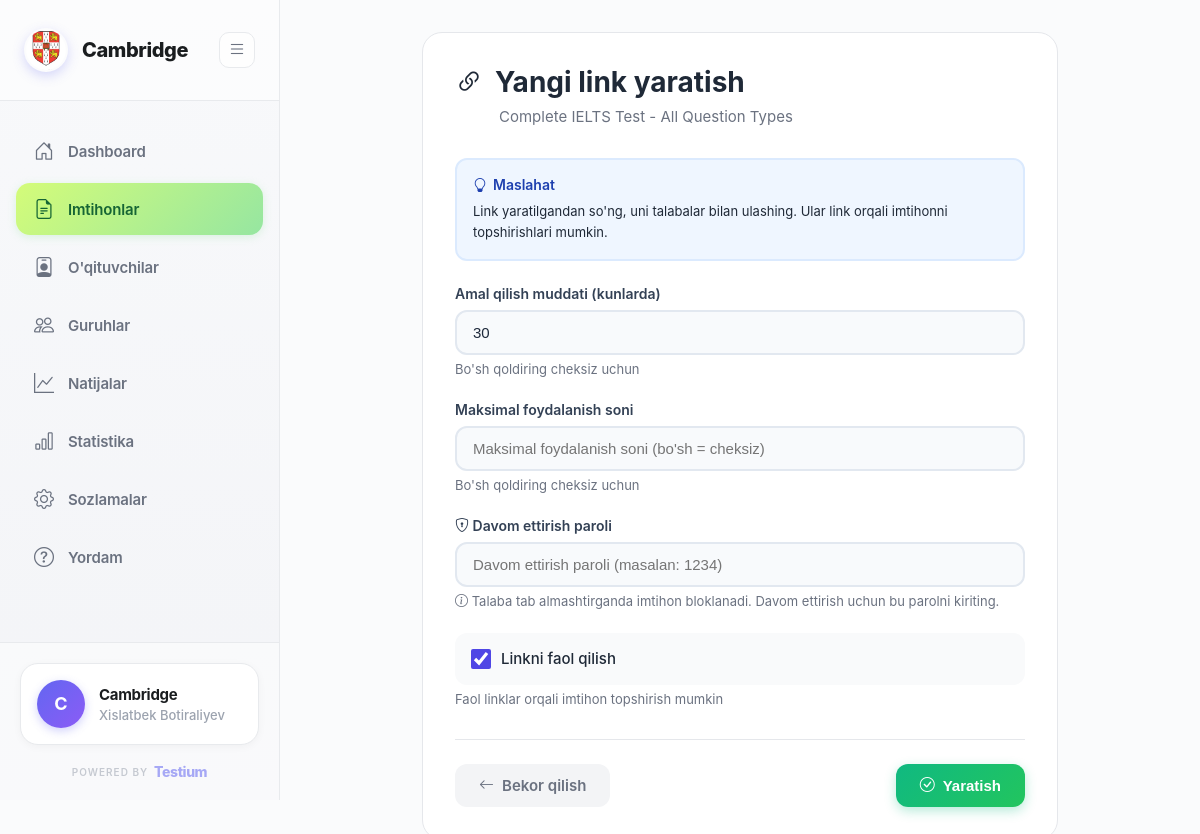
Screenshot of /exams/8/generate-link/ (signed in) with the database file from the repository.
### organizations/models.py (models this page shows, shortened)
class Organization(AbstractUser):
    full_name = models.CharField(max_length=255, default='User')
    organization_name = models.CharField(max_length=255)
    email = models.EmailField(unique=True)
    phone = models.CharField(max_length=20, unique=True)
    created_at = models.DateTimeField(auto_now_add=True)
    updated_at = models.DateTimeField(auto_now=True)
    USERNAME_FIELD = 'email'
    REQUIRED_FIELDS = ['username', 'full_name', 'organization_name']
    class Meta:
        db_table = 'organizations'
        verbose_name = 'Organization'
        verbose_name_plural = 'Organizations'

class OrganizationSettings(models.Model):
    organization = models.OneToOneField(Organization, on_delete=models.CASCADE, related_name='settings')
    logo = models.ImageField(upload_to='logos/', blank=True, null=True, verbose_name="Logo", help_text="Barcha rasm formatlari qabul qilinadi")
    primary_color = models.CharField(max_length=7, default='#4F46E5', verbose_name="Asosiy rang")
    secondary_color = models.CharField(max_length=7, default='#10b981', verbose_name="Ikkinchi rang")
    address = models.TextField(blank=True, verbose_name="Manzil")
    website = models.URLField(blank=True, verbose_name="Veb-sayt")
    telegram = models.CharField(max_length=100, blank=True, verbose_name="Telegram")
    instagram = models.CharField(max_length=100, blank=True, verbose_name="Instagram")
    facebook = models.CharField(max_length=100, blank=True, verbose_name="Facebook")
    allow_student_registration = models.BooleanField(default=True, verbose_name="Talaba ro'yxatdan o'tishiga ruxsat")
    show_leaderboard = models.BooleanField(default=True, verbose_name="Reyting jadvalini ko'rsatish")
    enable_certificates = models.BooleanField(default=True, verbose_name="Sertifikatlarni yoqish")
    email_notifications = models.BooleanField(default=True, verbose_name="Email xabarnomalar")
    telegram_notifications = models.BooleanField(default=False, verbose_name="Telegram xabarnomalar")
    telegram_bot_token = models.CharField(max_length=200, blank=True, verbose_name="Telegram bot token")
    about_text = models.TextField(blank=True, verbose_name="Biz haqimizda")
    mission = models.TextField(blank=True, verbose_name="Missiya")
    vision = models.TextField(blank=True, verbose_name="Viziya")
    created_at = models.DateTimeField(auto_now_add=True)
    updated_at = models.DateTimeField(auto_now=True)
    class Meta:
        db_table = 'organization_settings'
        verbose_name = 'Tashkilot sozlamalari'
        verbose_name_plural = 'Tashkilot sozlamalari'

### exams/models.py (models this page shows, shortened)
class Exam(models.Model):
    organization = models.ForeignKey(settings.AUTH_USER_MODEL, on_delete=models.CASCADE, related_name='exams')
    title = models.CharField(max_length=255)
    description = models.TextField(blank=True)
    duration = models.IntegerField(help_text='Duration in minutes')
    is_active = models.BooleanField(default=True)
    created_at = models.DateTimeField(auto_now_add=True)
    updated_at = models.DateTimeField(auto_now=True)
    class Meta:
        db_table = 'exams'
        ordering = ['-created_at']

### exams/views_mvt.py (the view)
@login_required
def generate_link_view(request, exam_pk):
    exam = get_object_or_404(Exam, pk=exam_pk, organization=request.user)
    if request.method == 'POST':
        form = ExamLinkForm(request.POST)
        if form.is_valid():
            link = form.save(commit=False)
            link.exam = exam
            expires_in_days = form.cleaned_data.get('expires_in_days')
            if expires_in_days:
                link.expires_at = timezone.now() + timedelta(days=expires_in_days)
            link.save()
            messages.success(request, 'Link yaratildi!')
            return redirect('exam_detail', pk=exam.pk)
    else:
        form = ExamLinkForm()
    return render(request, 'exams/link_form.html', {'form': form, 'exam': exam})

### exams/forms.py
class ExamLinkForm(forms.ModelForm):
    expires_in_days = forms.IntegerField(
        required=False,
        initial=30,
        widget=forms.NumberInput(attrs={
            'class': 'form-control',
            'placeholder': 'Amal qilish muddati (kunlarda)'
        })
    )
    class Meta:
        model = ExamLink
        fields = ('max_uses', 'resume_password', 'is_active')
        widgets = {
            'max_uses': forms.NumberInput(attrs={
                'class': 'form-control',
                'placeholder': 'Maksimal foydalanish soni (bo\'sh = cheksiz)'
            }),
            'resume_password': forms.TextInput(attrs={
                'class': 'form-control',
                'placeholder': 'Davom ettirish paroli (masalan: 1234)'
            }),
            'is_active': forms.CheckboxInput(attrs={
                'class': 'form-check-input'
            })
        }

### organizations/context_processors.py (called while the page is built)
def organization_settings(request):
    if request.user.is_authenticated and hasattr(request.user, 'settings'):
        return {
            'org_settings': request.user.settings
        }
    return {}

### templates/exams/link_form.html (shortened to what this page needs)
{% extends 'base.html' %}
{% block content %}
<div class="page-container">
    <div class="form-card">
        <div class="form-header">
            <h1 class="form-title">
                <i class="bi bi-link-45deg"></i>
                Yangi link yaratish
            </h1>
            <p class="form-subtitle">{{ exam.title }}</p>
        </div>
        <div class="info-box">
            <div class="info-box-title">
                <i class="bi bi-lightbulb"></i>
                Maslahat
            </div>
            <p class="info-box-text">
                Link yaratilgandan so'ng, uni talabalar bilan ulashing. Ular link orqali imtihonni topshirishlari mumkin.
            </p>
        </div>
        <form method="post">
            <div class="form-group">
                <label class="form-label">Amal qilish muddati (kunlarda)</label>
                {{ form.expires_in_days }}
                <div class="form-help">Bo'sh qoldiring cheksiz uchun</div>
            </div>
            <div class="form-group">
                <label class="form-label">Maksimal foydalanish soni</label>
                {{ form.max_uses }}
                <div class="form-help">Bo'sh qoldiring cheksiz uchun</div>
            </div>
            <div class="form-group">
                <label class="form-label">
                    <i class="bi bi-shield-lock"></i> Davom ettirish paroli
                </label>
                {{ form.resume_password }}
                <div class="form-help">
                    <i class="bi bi-info-circle"></i>
                    Talaba tab almashtirganda imtihon bloklanadi. Davom ettirish uchun bu parolni kiriting.
                </div>
            </div>
            <div class="form-group">
                <div class="form-check">
                    {{ form.is_active }}
                    <label class="form-check-label" for="{{ form.is_active.id_for_label }}">
                        Linkni faol qilish
                    </label>
                </div>
                <div class="form-help">Faol linklar orqali imtihon topshirish mumkin</div>
            </div>
            <div class="form-actions">
                <a href="{% url 'exam_detail' exam.pk %}" class="btn btn-secondary">
                    <i class="bi bi-arrow-left"></i>
                    Bekor qilish
                </a>
                <button type="submit" class="btn btn-primary">
                    <i class="bi bi-check-circle"></i>
                    Yaratish
                </button>
            </div>
        </form>
    </div>
</div>
{% endblock %}

### templates/base.html (shortened to what this page needs)
<!DOCTYPE html>
<html lang="uz">
<head>
    <link href="https://cdn.jsdelivr.net/npm/bootstrap-icons@1.10.0/font/bootstrap-icons.css" rel="stylesheet">
    {% load static %}
</head>
<body>
    {% if user.is_authenticated %}
    <div class="dashboard-layout">
        <aside class="sidebar" id="sidebar">
            <div class="sidebar-header">
                <a href="{% url 'dashboard' %}" class="logo">
                    {% if user.settings.logo %}
                    <div class="logo-icon" style="background: none; padding: 0;">
                        <img src="{{ user.settings.logo.url }}" alt="{{ user.organization_name }}" style="width: 40px; height: 40px; object-fit: cover; border-radius: 50%;">
                    </div>
                    {% else %}
                    <div class="logo-icon">
                        {{ user.organization_name|first|upper }}
                    </div>
                    {% endif %}
                    <span class="logo-text">{{ user.organization_name }}</span>
                </a>
                <button class="toggle-btn" id="toggleSidebar">
                    <i class="bi bi-list"></i>
                </button>
            </div>
            <nav class="sidebar-menu">
                <a href="{% url 'dashboard' %}" class="menu-item {% if request.resolver_match.url_name == 'dashboard' %}active{% endif %}">
                    <i class="bi bi-house-door"></i>
                    <span>Dashboard</span>
                </a>
                <a href="{% url 'exam_list' %}" class="menu-item {% if 'exam' in request.path and 'result' not in request.path %}active{% endif %}">
                    <i class="bi bi-file-earmark-text"></i>
                    <span>Imtihonlar</span>
                </a>
                <a href="{% url 'teacher_list' %}" class="menu-item {% if 'teacher' in request.path %}active{% endif %}">
                    <i class="bi bi-person-badge"></i>
                    <span>O'qituvchilar</span>
                </a>
                <a href="{% url 'group_list' %}" class="menu-item {% if 'student-group' in request.path %}active{% endif %}">
                    <i class="bi bi-people"></i>
                    <span>Guruhlar</span>
                </a>
                <a href="{% url 'results_list' %}" class="menu-item {% if request.resolver_match.url_name == 'results_list' or request.resolver_match.url_name == 'result_detail' %}active{% endif %}">
                    <i class="bi bi-graph-up"></i>
                    <span>Natijalar</span>
                </a>
                <a href="{% url 'analytics' %}" class="menu-item {% if request.resolver_match.url_name == 'analytics' %}active{% endif %}">
                    <i class="bi bi-bar-chart"></i>
                    <span>Statistika</span>
                </a>
                <a href="{% url 'settings' %}" class="menu-item {% if 'settings' in request.path %}active{% endif %}">
                    <i class="bi bi-gear"></i>
                    <span>Sozlamalar</span>
                </a>
                <a href="{% url 'support' %}" class="menu-item {% if 'support' in request.path %}active{% endif %}">
                    <i class="bi bi-question-circle"></i>
                    <span>Yordam</span>
                </a>
            </nav>
            <div class="sidebar-footer">
                <a href="#" onclick="confirmLogout(event)" class="user-profile">
                    <div class="user-avatar">
                        {{ user.organization_name|first|upper }}
                    </div>
                    <div class="user-info">
                        <div class="user-name">{{ user.organization_name }}</div>
                        <div class="user-role">{{ user.full_name }}</div>
                    </div>
                </a>
                <div class="powered-by">
                    <a href="https://testium.uz" target="_blank" class="powered-link">
                        <span class="powered-label">POWERED BY</span>
                        <span class="powered-brand">Testium</span>
                    </a>
                </div>
            </div>
        </aside>
        <main class="main-content">
            {% block content %}{% endblock %}
        </main>
    </div>
    {% endif %}
</body>
</html>

### templates/exams/link_form.html (style rules this page uses)
.page-container { padding: 32px; max-width: 700px; margin: 0 auto; }
.form-card { background: white; border-radius: 20px; padding: 32px; border: 1px solid #e5e7eb; }
.form-header { margin-bottom: 32px; }
.form-title { font-size: 28px; font-weight: 700; color: #1f2937; margin-bottom: 8px; display: flex; align-items: center; gap: 12px; }
.form-subtitle { font-size: 15px; color: #6b7280; padding-left: 44px; }
.form-group { margin-bottom: 24px; }
.form-label { display: block; font-size: 14px; font-weight: 600; color: #334155; margin-bottom: 8px; }
.form-control { width: 100%; padding: 12px 16px; font-size: 15px; border: 2px solid #e2e8f0; border-radius: 12px; background: #f8fafc; color: #1e293b; transition: all 0.3s ease; outline: none; }
.form-help { font-size: 13px; color: #6b7280; margin-top: 6px; }
.form-check { display: flex; align-items: center; gap: 10px; padding: 16px; background: #f9fafb; border-radius: 12px; cursor: pointer; transition: all 0.2s ease; }
.form-check input[type="checkbox"] { width: 20px; height: 20px; cursor: pointer; accent-color: #4F46E5; }
.form-check-label { font-size: 15px; font-weight: 500; color: #1f2937; cursor: pointer; margin: 0; }
.info-box { background: #eff6ff; border: 2px solid #dbeafe; border-radius: 12px; padding: 16px; margin-bottom: 24px; }
.info-box-title { font-size: 14px; font-weight: 600; color: #1e40af; margin-bottom: 8px; display: flex; align-items: center; gap: 6px; }
.info-box-text { font-size: 13px; color: #1f2937; line-height: 1.6; margin: 0; }
.form-actions { display: flex; justify-content: space-between; gap: 12px; margin-top: 32px; padding-top: 24px; border-top: 1px solid #e5e7eb; }
.btn { padding: 12px 24px; border-radius: 12px; border: none; font-size: 15px; font-weight: 600; cursor: pointer; transition: all 0.2s ease; display: inline-flex; align-items: center; gap: 8px; text-decoration: none; }
.btn-secondary { background: #f3f4f6; color: #6b7280; }
.btn-primary { background: linear-gradient(135deg, #10b981, #22c55e); color: white; box-shadow: 0 4px 12px rgba(16, 185, 129, 0.3); }

### rows the page displays
Organization: settings.logo (picture), organization_name "Cambridge", organization_name|first "C", full_name "Xislatbek Botiraliyev"
Exam: title "Complete IELTS Test - All Question Types"
